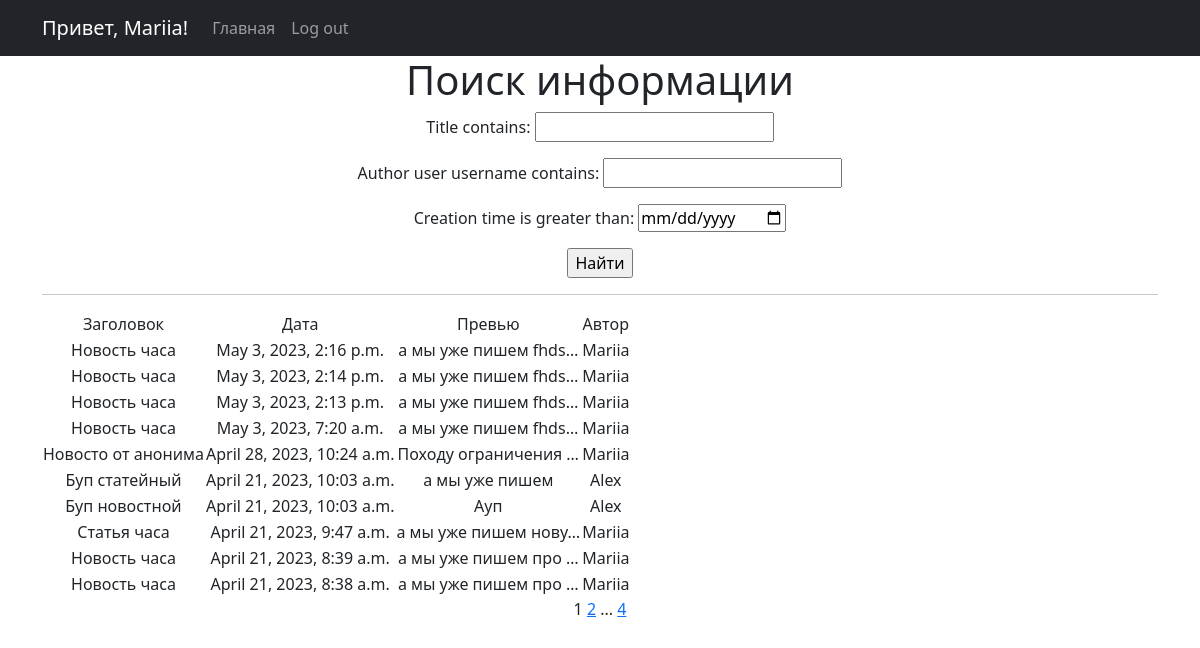
Page /news/search (signed in) on the committed database.
### News_Portal/models.py (models this page shows, shortened)
class Post(models.Model):
    author = models.ForeignKey(Author, on_delete=models.CASCADE)
    type = models.CharField(max_length=2, choices=TYPES, default="news")
    creation_time = models.DateTimeField(auto_now_add=True)
    category = models.ManyToManyField(Category, through="PostCategory")
    title = models.CharField(max_length=255, default="Новость часа")
    text = models.TextField(default="а мы уже пишем")
    rating = models.FloatField(default=0.0)

class Author(models.Model):
    user = models.OneToOneField(User, on_delete=models.CASCADE)
    rating = models.FloatField(default=0.0)
    def __str__(self):
        return self.user.username

### News_Portal/views.py (the view, shortened to what this page needs)
# urls.py: path("search", Search.as_view(), name="news_search"),
class Search(ListView):
    model = Post
    ordering = "-creation_time"
    template_name = "search.html"
    context_object_name = "news"
    paginate_by = 10
    def get_queryset(self):
        queryset = super().get_queryset()
        self.filterset = PostFilter(self.request.GET, queryset)
        return self.filterset.qs
    def get_context_data(self, **kwargs):
        context = super().get_context_data(**kwargs)
        context["filterset"] = self.filterset
        return context

### News_Portal/templatetags/custom_filters.py (called while the page is built)
@register.filter()
def censor(text):
    if not isinstance(text, str):
        raise ValueError("мы только тексты цензурируем в нашей редакции")
    for bad_word in BANNED_WORDS:
        if bad_word in text:
            censored = bad_word[0] + ("*" * (len(bad_word) - 1))
            text = text.replace(bad_word, censored)
        if bad_word.capitalize() in text:
            censored = bad_word[0].capitalize() + ("*" * (len(bad_word) - 1))
            text = text.replace(bad_word, censored)
    return text

### News_Portal/templates/search.html (shortened to what this page needs)
{% extends 'flatpages/default.html' %}
{% load custom_filters %}
{% block content %}
   <h1>Поиск информации</h1>
   <form action="" method="get">
       {{ filterset.form.as_p }}
       <input type="submit" value="Найти" />
   </form>
   <hr>
   {% if news %}
       <table>
           <tr>
               <td>Заголовок</td>
               <td>Дата</td>
               <td>Превью</td>
               <td>Автор</td>
           </tr>
           {% for post in news %}
           <tr>
               <td>{{ post.title|censor }}</td>
               <td>{{ post.creation_time }}</td>
               <td>{{ post.text|truncatechars:20|censor }}</td>
               <td>{{ post.author|truncatechars:20|censor }}</td>
           </tr>
           {% endfor %}
       </table>
   {% else %}
       <h2>Новостей нет!</h2>
   {% endif %}
   {{ page_obj.number }}
   {% if page_obj.has_next %}
       <a href="?page={{ page_obj.next_page_number }}">{{ page_obj.next_page_number }}</a>
       {% if paginator.num_pages != page_obj.next_page_number %}
           ...
           <a href="?page={{ page_obj.paginator.num_pages }}">{{ page_obj.paginator.num_pages }}</a>
       {% endif %}
   {% endif %}
{% endblock content %}

### News_Portal/templates/flatpages/default.html (shortened to what this page needs)
<!DOCTYPE html>
<html lang="en">
    <head>
        {% load static %}
        <link href="{% static 'css/styles.css' %}" rel="stylesheet" />
    </head>
    <body>
        <nav class="navbar navbar-expand-lg navbar-dark bg-dark static-top">
           <div class="container">
               {% if request.user.is_anonymous %}
                    <a class="navbar-brand" href="#">Привет, аноним!</a>
               {% else %}
                    <a class="navbar-brand" href="/profile">Привет, {{ request.user.username }}!</a>
               {% endif %}
               <div class="collapse navbar-collapse" id="navbarResponsive">
                   <ul class="navbar-nav ml-auto">
                       <li class="nav-item active">
                           <a class="nav-link" href="/news">Главная</a>
                       </li>
                       <li class="nav-item active">
                           {% if request.user.is_anonymous %}
                                <a class="nav-link" href="/accounts/login">Log in</a>
                           {% else %}
                                <a class="nav-link" href="/sign/logout">Log out</a>
                           {% endif %}
                       </li>
                   </ul>
               </div>
           </div>
        </nav>
        <div class="container">
           <div class="row">
               <div class="col-lg-12 text-center">
                   {% block content %}{% endblock content %}
               </div>
           </div>
        </div>
    </body>
</html>

### rows in the picture
Post: title|censor "Новость часа", creation_time "May 3, 2023, 2:16 p.m.", text|censor "а мы уже пишем fhds…", author|censor "Mariia"
Post: title|censor "Новость часа", creation_time "May 3, 2023, 2:14 p.m.", text|censor "а мы уже пишем fhds…", author|censor "Mariia"
Post: title|censor "Новость часа", creation_time "May 3, 2023, 2:13 p.m.", text|censor "а мы уже пишем fhds…", author|censor "Mariia"
Post: title|censor "Новость часа", creation_time "May 3, 2023, 7:20 a.m.", text|censor "а мы уже пишем fhds…", author|censor "Mariia"
Post: title|censor "Новосто от анонима", creation_time "April 28, 2023, 10:24 a.m.", text|censor "Походу ограничения …", author|censor "Mariia"
Post: title|censor "Буп статейный", creation_time "April 21, 2023, 10:03 a.m.", text|censor "а мы уже пишем", author|censor "Alex"
Post: title|censor "Буп новостной", creation_time "April 21, 2023, 10:03 a.m.", text|censor "Ауп", author|censor "Alex"
Post: title|censor "Статья часа", creation_time "April 21, 2023, 9:47 a.m.", text|censor "а мы уже пишем нову…", author|censor "Mariia"
Post: title|censor "Новость часа", creation_time "April 21, 2023, 8:39 a.m.", text|censor "а мы уже пишем про …", author|censor "Mariia"
Post: title|censor "Новость часа", creation_time "April 21, 2023, 8:38 a.m.", text|censor "а мы уже пишем про …", author|censor "Mariia"

### other values in the picture
{{ request.user.username }} "Mariia"
{{ page_obj.number }} "1"
{{ page_obj.next_page_number }} "2"
{{ page_obj.paginator.num_pages }} "4"
